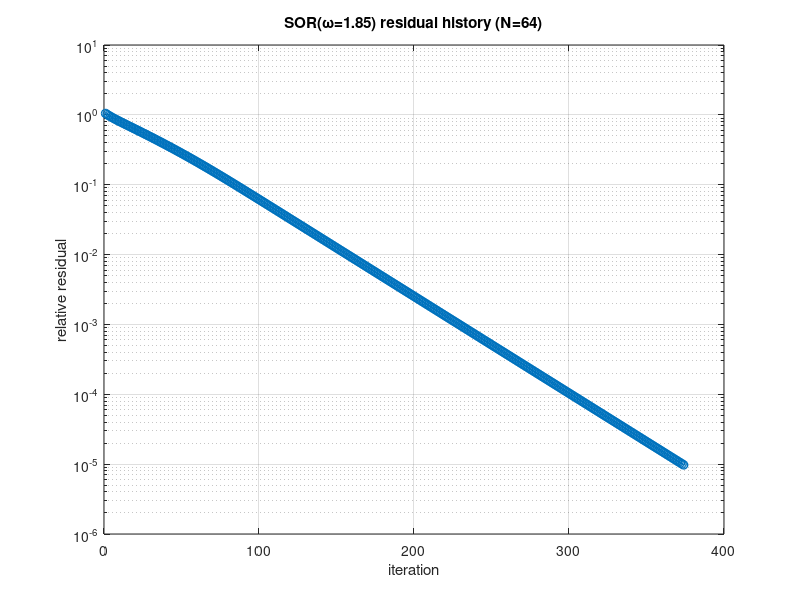
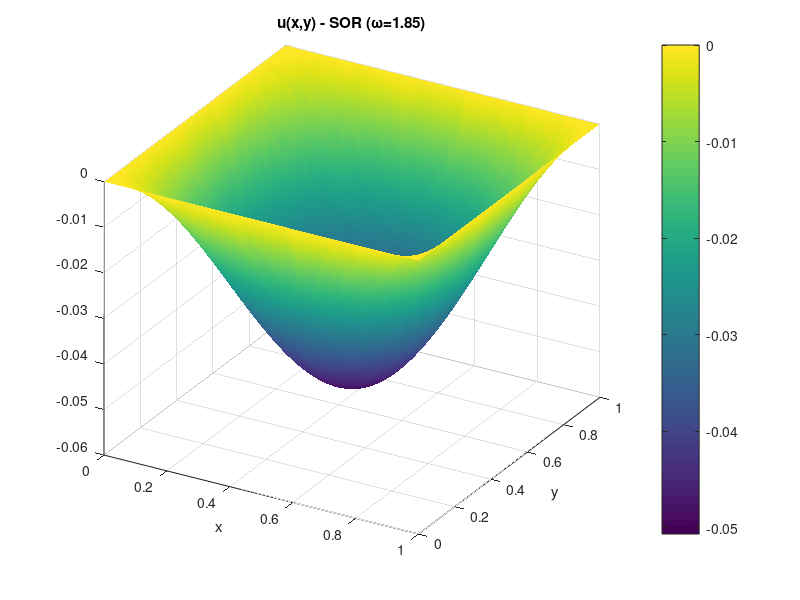

The MATLAB source for these figures, in order:
%% Poisson: SOR (Gauss-Seidel + over-relaxation)
clear; clc;

% 변수 설정
N  = 64; tol = 1e-5; 
maxit = 5e5;
omega = 1.85;     
% 그리드
h = 1/(N+1);
x = linspace(0,1,N+2);
y = linspace(0,1,N+2);

% f(x,y)
F = zeros(N+2,N+2);
for j = 1:N+2
    for i = 1:N+2
        F(i,j) = sin(pi*x(i))*sin(pi*y(j)); % 함수 정의
    end
end

% Initialization
u = zeros(N+2,N+2);  % in-place update

% bnorm = ||f|| (interior)
bnorm = 0.0;
for j = 2:N+1
    for i = 2:N+1
        bnorm = bnorm + F(i,j)^2;
    end
end
if bnorm == 0, bnorm = 1; end
bnorm = sqrt(bnorm);

res_hist = zeros(maxit,1);
t0 = tic;

% SOR iteration (in-place)
for k = 1:maxit
    for j = 2:N+1
        for i = 2:N+1
            u_GS = 0.25 * ( u(i+1,j) + u(i-1,j) + u(i,j+1) + u(i,j-1) - (h^2)*F(i,j) );
            u(i,j) = (1-omega)*u(i,j) + omega*u_GS; %SOR
        end
    end

    % residual r = f - Lap(u)
    res = 0.0;
    for j = 2:N+1
        for i = 2:N+1
            Lap_ij = (u(i+1,j)+u(i-1,j)+u(i,j+1)+u(i,j-1)-4*u(i,j))/(h^2);
            rij = F(i,j) - Lap_ij;
            res = res + rij^2;
        end
    end
    rrel = sqrt(res)/bnorm;
    res_hist(k) = rrel;

    if rrel < tol
        res_hist = res_hist(1:k);
        break;
    end
end
t_elapsed = toc(t0);

% performance
fprintf('gauss–Seidel method(SOR): N=%d, iters=%d, rel residual=%.3e, time=%.3fs\n', ...
        N, numel(res_hist), res_hist(end), t_elapsed);

% Plots
figure; semilogy(res_hist,'-o','LineWidth',1); grid on;
xlabel('iteration'); ylabel('relative residual');
title(sprintf('SOR(\\omega=%.2f) residual history (N=%d)',omega,N));

figure;
surf(x,y,u'); shading interp; colorbar; view(30,30);
title(sprintf('u(x,y) - SOR (\\omega=%.2f)',omega)); xlabel x; ylabel y;
